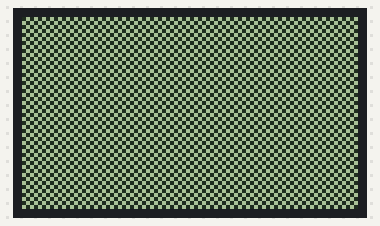
Bench run of a program on a simulated Raspberry Pi Pico running MicroPython. On the bench: 84×48 one-colour display. What the program prints to the serial console is not drawn. At 2.0 s the program stops and its outputs stay as they are.

Above: at 0.1 s.
At 2.1 s:
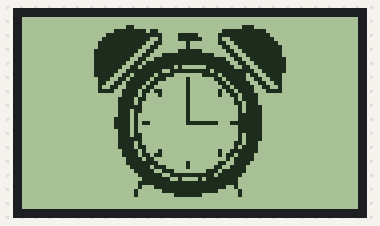

The program:

pic_to_nokia_lcd.py
```python
import pcd8544
from machine import Pin, SPI
from time import sleep_ms
import framebuf
spi = SPI(0,sck=Pin(2), mosi=Pin(3))
spi.init(baudrate=2000000, polarity=0, phase=0)
print(spi)
cs = Pin(5)
dc = Pin(4)
rst = Pin(6)
lcd = pcd8544.PCD8544(spi, cs, dc, rst)
#insert plain bytes of vertical 1 bit format from imageto cpp in 84x48 canvas size
picture=[0x00, 0x00, 0x00, 0x00, 0x00, 0x00, 0x00, 0x00, 0x00, 0x00, 0x00, 0x00, 0x00, 0x00, 0x00, 0x00,
0x00, 0x00, 0x00, 0xc0, 0xe0, 0xf0, 0xf0, 0xf8, 0xf8, 0xf8, 0xfc, 0xfc, 0xf8, 0xf8, 0x78, 0x30,
0x98, 0xd8, 0x70, 0x00, 0x00, 0x00, 0x00, 0x30, 0x30, 0xf0, 0x30, 0x30, 0x20, 0x00, 0x00, 0x00,
0x00, 0x70, 0xd8, 0x98, 0x38, 0x78, 0xf8, 0xfc, 0xfc, 0xfc, 0xf8, 0xf8, 0xf8, 0xf0, 0xe0, 0xc0,
0x80, 0x00, 0x00, 0x00, 0x00, 0x00, 0x00, 0x00, 0x00, 0x00, 0x00, 0x00, 0x00, 0x00, 0x00, 0x00,
0x00, 0x00, 0x00, 0x00, 0x00, 0x00, 0x00, 0x00, 0x00, 0x00, 0x00, 0x00, 0x00, 0x00, 0x00, 0x00,
0x00, 0x00, 0x00, 0x00, 0x00, 0x00, 0x7f, 0xff, 0xff, 0xff, 0x7f, 0x3f, 0x9f, 0xcf, 0x67, 0xb3,
0xf9, 0xec, 0xf6, 0xfb, 0x79, 0xbc, 0xfc, 0xde, 0x5e, 0x7e, 0x2e, 0x3f, 0x2f, 0xaf, 0x2f, 0x2f,
0x2f, 0x6e, 0x7e, 0x5e, 0xfc, 0xbc, 0x7c, 0xf9, 0xf3, 0xe6, 0xec, 0xf9, 0x33, 0x67, 0xcf, 0x9f,
0x3f, 0x7f, 0xff, 0xff, 0xff, 0x3c, 0x00, 0x00, 0x00, 0x00, 0x00, 0x00, 0x00, 0x00, 0x00, 0x00,
0x00, 0x00, 0x00, 0x00, 0x00, 0x00, 0x00, 0x00, 0x00, 0x00, 0x00, 0x00, 0x00, 0x00, 0x00, 0x00,
0x00, 0x00, 0x00, 0x00, 0x00, 0x00, 0x00, 0x00, 0x00, 0x00, 0x00, 0x07, 0x05, 0x04, 0x06, 0x03,
0xf1, 0xfc, 0xff, 0x7f, 0xcf, 0xf3, 0x1d, 0x06, 0x03, 0x05, 0x0c, 0x00, 0x00, 0x00, 0x00, 0x00,
0x00, 0xff, 0x00, 0x00, 0x00, 0x00, 0x00, 0x00, 0x00, 0x0d, 0x03, 0x06, 0x0d, 0x3b, 0xe7, 0x1f,
0xff, 0xfe, 0xf8, 0xc1, 0x03, 0x06, 0x04, 0x05, 0x07, 0x00, 0x00, 0x00, 0x00, 0x00, 0x00, 0x00,
0x00, 0x00, 0x00, 0x00, 0x00, 0x00, 0x00, 0x00, 0x00, 0x00, 0x00, 0x00, 0x00, 0x00, 0x00, 0x00,
0x00, 0x00, 0x00, 0x00, 0x00, 0x00, 0x00, 0x00, 0x00, 0x00, 0x00, 0x00, 0x00, 0x00, 0x00, 0x00,
0x00, 0x00, 0x00, 0x0e, 0xff, 0xff, 0xff, 0xc0, 0x7f, 0xe0, 0x04, 0x04, 0x00, 0x00, 0x00, 0x00,
0x00, 0x00, 0x00, 0x00, 0x00, 0x07, 0x04, 0x04, 0x04, 0x04, 0x04, 0x04, 0x04, 0x00, 0x00, 0x00,
0x04, 0x84, 0xff, 0x1f, 0xff, 0xff, 0xff, 0x7f, 0x00, 0x00, 0x00, 0x00, 0x00, 0x00, 0x00, 0x00,
0x00, 0x00, 0x00, 0x00, 0x00, 0x00, 0x00, 0x00, 0x00, 0x00, 0x00, 0x00, 0x00, 0x00, 0x00, 0x00,
0x00, 0x00, 0x00, 0x00, 0x00, 0x00, 0x00, 0x00, 0x00, 0x00, 0x00, 0x00, 0x00, 0x00, 0x00, 0x00,
0x00, 0x00, 0x00, 0x00, 0x00, 0x00, 0x00, 0x00, 0x01, 0x07, 0x1f, 0x3f, 0x7e, 0xf9, 0xf7, 0xfc,
0xd8, 0xb4, 0xa6, 0x60, 0x40, 0xc0, 0x80, 0x80, 0x80, 0xb0, 0x80, 0x80, 0x80, 0x80, 0xc0, 0xc0,
0x60, 0xb6, 0xd0, 0xcc, 0xe6, 0xfb, 0xfe, 0x7f, 0x1f, 0x0f, 0x03, 0x00, 0x00, 0x00, 0x00, 0x00,
0x00, 0x00, 0x00, 0x00, 0x00, 0x00, 0x00, 0x00, 0x00, 0x00, 0x00, 0x00, 0x00, 0x00, 0x00, 0x00,
0x00, 0x00, 0x00, 0x00, 0x00, 0x00, 0x00, 0x00, 0x00, 0x00, 0x00, 0x00, 0x00, 0x00, 0x00, 0x00,
0x00, 0x00, 0x00, 0x00, 0x00, 0x00, 0x00, 0x00, 0x00, 0x00, 0x00, 0x00, 0x00, 0x00, 0x00, 0x00,
0x18, 0x06, 0x03, 0x03, 0x03, 0x07, 0x07, 0x0f, 0x0f, 0x0e, 0x1e, 0x1f, 0x1e, 0x1e, 0x1e, 0x1e,
0x1f, 0x0e, 0x0f, 0x0f, 0x0f, 0x07, 0x07, 0x03, 0x03, 0x07, 0x18, 0x00, 0x00, 0x00, 0x00, 0x00,
0x00, 0x00, 0x00, 0x00, 0x00, 0x00, 0x00, 0x00, 0x00, 0x00, 0x00, 0x00, 0x00, 0x00, 0x00, 0x00,
0x00, 0x00, 0x00, 0x00, 0x00, 0x00, 0x00, 0x00]
# test pattern (50% on)
lcd.data(bytearray([0x55, 0xAA] * 42 * 6))
sleep_ms(2000)
lcd.clear()
lcd.data(bytearray(picture))
```
